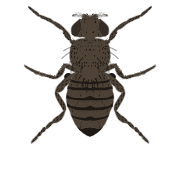
#> input picture art/body_F_black.png, 180 x 180 px, given in place of wing_size_apterous.png, which was not available; the run also reads 1 picture not shown here
$ python build_art.py
#> lines starting #> are read from the running program, lines starting #| are printed output that depends on the picture; after the words box and inside, x2 and y2 are one past the last pixel; in counts of white or black regions, pixels touching at a corner belong together; pictures that were not available may be replaced by others from this repository, and a replacement may not be noted
"""Build the fly sprite kit from the FlyLab drawings in ../../flylab_images.

The supplied drawings are a mixture: some are whole flies, some are isolated
parts. This script keeps the isolated parts (head, thorax, wing) and makes a
clean wingless body out of the apterous whole fly, then recolours the body and
the eyes so that any combination of traits can be drawn.

    python3 build_art.py

Writes PNGs into this folder. Re-run after changing a colour.
"""
import os
import numpy as np
from PIL import Image, ImageDraw

SRC = os.path.join(os.path.dirname(__file__), '..', '..', 'flylab_images')
OUT = os.path.dirname(os.path.abspath(__file__))


def load(name):
    return Image.open(os.path.join(SRC, name + '.png')).convert('RGBA')


def save(im, name):
    im.save(os.path.join(OUT, name + '.png'))


def luminance(arr):
    return (0.299 * arr[..., 0] + 0.587 * arr[..., 1] + 0.114 * arr[..., 2]) / 255.0


def colorize(im, dark, light, mask=None):
    """Map each pixel's brightness onto a ramp between two colours."""
    a = np.array(im).astype(float)
    lum = luminance(a)[..., None]
    ramp = np.array(dark, dtype=float) + (np.array(light, dtype=float) - np.array(dark, dtype=float)) * lum
    out = a.copy()
    if mask is None:
        mask = a[..., 3] > 0
    out[..., :3] = np.where(mask[..., None], ramp, a[..., :3])
    return Image.fromarray(out.astype('uint8'), 'RGBA')


def red_mask(im):
    a = np.array(im).astype(int)
    r, g, b, al = a[..., 0], a[..., 1], a[..., 2], a[..., 3]
    return (al > 100) & (r > 140) & (g < 95) & (b < 115) & ((r - g) > 55)


# ---------------------------------------------------------------- body

def clean_body():
    """The apterous fly minus its wing stubs: a body with no wings at all.
    Anything the apterous drawing has that the winged drawing does not is a
    stub, including the faint anti-aliased edges."""
    a = np.array(load('wing_size_apterous'))
#> in load, returned value is the input picture: PIL image 180x180 RGBA; mean R, G, B, A 13.2, 11.2, 9.2, 46.7
    w = np.array(load('sex_female'))
    stubs = (a[..., 3] > 4) & (w[..., 3] <= 4)
    a[stubs] = [0, 0, 0, 0]
    return Image.fromarray(a, 'RGBA')


def cut(im, mask):
    """Return a copy with the masked pixels removed."""
    a = np.array(im)
    a[mask] = [0, 0, 0, 0]
    return Image.fromarray(a, 'RGBA')


def keep(im, mask):
    """Return a copy with everything except the masked pixels removed."""
    a = np.array(im)
    a[~mask] = [0, 0, 0, 0]
    return Image.fromarray(a, 'RGBA')


def male_tip(im):
    """Fuse the last abdominal segments into one dark tip, so the sexes can be
    told apart at sprite size the way they are told apart down the scope."""
    a = np.array(im).astype(float)
    h, w = a.shape[:2]
    ys, xs = np.mgrid[0:h, 0:w]
    body = a[..., 3] > 40
    cx, cy, rx, ry = 89.0, 128.0, 20.0, 26.0
    tip = body & (((xs - cx) / rx) ** 2 + ((ys - cy) / ry) ** 2 <= 1.0)
    a[..., :3] = np.where(tip[..., None], a[..., :3] * 0.28, a[..., :3])
    return Image.fromarray(a.astype('uint8'), 'RGBA')


BODY_COLOURS = {
    'wild': None,
    'yellow': ((140, 108, 20), (255, 241, 152)),
    'tan': ((150, 115, 80), (250, 235, 214)),
    'sable': ((62, 42, 26), (172, 132, 96)),
    'black': ((30, 25, 20), (112, 96, 80)),
    'ebony': ((14, 11, 9), (72, 58, 48)),
}

EYE_COLOURS = {
    'red': None,
    'white': ((214, 205, 195), (252, 249, 245)),
    'brown': ((92, 54, 20), (166, 106, 50)),
    'sepia': ((44, 27, 14), (96, 62, 34)),
    'purple': ((88, 30, 120), (167, 82, 202)),
}

EYE_SHAPES = {'round': 'eye_shape_wild_type', 'bar': 'eye_shape_bar',
              'lobe': 'eye_shape_lobe', 'star': 'eye_shape_star'}

# Shapes with no drawing of their own, built by reworking the eye layer.
#   drop   Dr, small and kidney-shaped
#   rough  If, a pitted surface
#   glazed Gla, smooth and glassy
DERIVED_SHAPES = ('drop', 'rough', 'glazed')

WINGS = {'normal': 'wing_shape_wild_type', 'curly': 'wing_shape_curly',
         'curved': 'wing_shape_curved', 'dumpy': 'wing_shape_dumpy',
         'scalloped': 'wing_shape_scalloped'}

BRISTLES = {'normal': 'bristles_wild_type', 'stubble': 'bristles_stubble',
            'forked': 'bristles_forked', 'singed': 'bristles_singed',
            'shaven': 'bristles_shaven', 'spineless': 'bristles_spineless',
            'scutoid': 'bristles_shaven'}


# [96 lines left out: functions narrow_eyes, shrink_eyes, speckle, glaze, humeral_layer, serrate_wing, not called in this run]


def main():
    """Body colour changes the whole fly, so the body, the thorax and the head
    capsule are each written out in every body colour. The eyes are a layer of
    their own, so eye colour and body colour combine freely."""
    base = clean_body()
#> in clean_body, `stubs = (a[..., 3] > 4) & (w[..., 3] <= 4)`: stubs: shape (180, 180) bool; every value is 0
    for name, ramp in BODY_COLOURS.items():
        body = base if ramp is None else colorize(base, ramp[0], ramp[1])
        save(body, 'body_F_' + name)
        save(male_tip(body), 'body_M_' + name)
#> this loop made 6 passes
#> pass 1, in male_tip, `body = a[..., 3] > 40`:
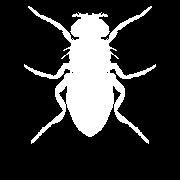
#> body: shape (180, 180) bool; 20% white; 1 white region, box (x1, y1, x2, y2) and area: (24, 6, 156, 144) 6464
#> after the loop:
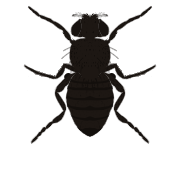
#> body: PIL image 180x180 RGBA; mean R, G, B, A 5.5, 4.4, 3.6, 46.7; transparent parts drawn white

    shapes = dict(EYE_SHAPES)
    shapes['eyeless'] = 'eye_shape_eyeless'
    for shape, src in shapes.items():
        head = load(src)
        mask = red_mask(head)
#> in red_mask, `r, g, b, al = a[..., 0], a[..., 1], a[..., 2], a[..., 3]`:
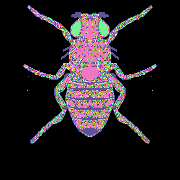
#> r: shape (180, 180) int64; 53 distinct labels, from 0 to 72; one colour per label, 0 black
#> in red_mask, `r, g, b, al = a[..., 0], a[..., 1], a[..., 2], a[..., 3]`:
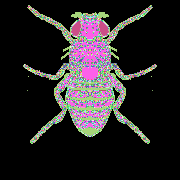
#> g: shape (180, 180) int64; 46 distinct labels, from 0 to 58; one colour per label, 0 black
#> in red_mask, `r, g, b, al = a[..., 0], a[..., 1], a[..., 2], a[..., 3]`:
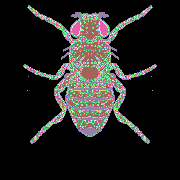
#> b: shape (180, 180) int64; 38 distinct labels, from 0 to 48; one colour per label, 0 black
#> in red_mask, `r, g, b, al = a[..., 0], a[..., 1], a[..., 2], a[..., 3]`:
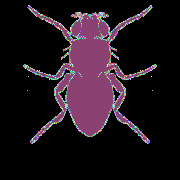
#> al: shape (180, 180) int64; 251 distinct labels, from 0 to 255; one colour per label, 0 black
        cap = cut(head, mask)
        for name, ramp in BODY_COLOURS.items():
            out = cap if ramp is None else colorize(cap, ramp[0], ramp[1])
            save(out, 'headcap_' + shape + '_' + name)
        if shape == 'eyeless':
            continue
        eyes = keep(head, mask)
#> in keep, `a[~mask] = [0, 0, 0, 0]`: a: shape (180, 180, 4); every value is 0
        if shape == 'bar':
            eyes = narrow_eyes(eyes, mask)
            mask = np.array(eyes)[..., 3] > 100
        for colour, ramp in EYE_COLOURS.items():
            out = eyes if ramp is None else colorize(eyes, ramp[0], ramp[1], mask)
            save(out, 'eyes_' + shape + '_' + colour)
#> this loop made 5 passes
#> pass 3, in colorize (call 12), `ramp = np.array(dark, dtype=float) + (np.array(light, dtype=float) - n..`:
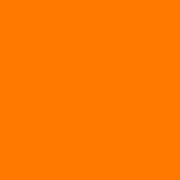
#> ramp: shape (180, 180, 3) float64; mean R, G, B 92, 54, 20; drawn with min black and max white

    for kind, src in BRISTLES.items():
        th = load(src)
        for name, ramp in BODY_COLOURS.items():
            out = th if ramp is None else colorize(th, ramp[0], ramp[1])
            save(out, 'thorax_' + kind + '_' + name)

    for name, ramp in BODY_COLOURS.items():
        save(humeral_layer(ramp), 'humeral_' + name)

    round_head = load(EYE_SHAPES['round'])
    round_mask = red_mask(round_head)
    round_eyes = keep(round_head, round_mask)
    for shape in DERIVED_SHAPES:
        if shape == 'drop':
            base, m = shrink_eyes(round_eyes, round_mask, 0.55), None
        elif shape == 'rough':
            small = shrink_eyes(round_eyes, round_mask, 0.86)
            base = speckle(small, np.array(small)[..., 3] > 100)
        else:
            base = glaze(round_eyes, round_mask)
        m = np.array(base)[..., 3] > 100
        for name, ramp in BODY_COLOURS.items():
            save(load_out('headcap_round_' + name), 'headcap_' + shape + '_' + name)
        for colour, ramp in EYE_COLOURS.items():
            out = base if (ramp is None or shape == 'glazed') else colorize(base, ramp[0], ramp[1], m)
            save(out, 'eyes_' + shape + '_' + colour)

    for kind, src in WINGS.items():
        save(load(src), 'wing_' + kind)
    save(serrate_wing(), 'wing_serrate')

    build_icons()

    print('wrote', len([f for f in os.listdir(OUT) if f.endswith('.png')]), 'sprites')


# [63 lines left out: functions paste, whole_fly, build_icons, not called in this run]


def load_out(name):
    return Image.open(os.path.join(OUT, name + '.png')).convert('RGBA')


if __name__ == '__main__':
#> (the run stopped early here; a loop or call above may not have finished)
